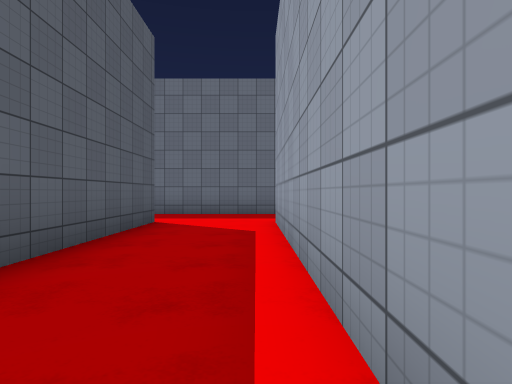
[1] (above)

24 first-person views from a walk through a scene from a Unity 3-D project. The camera is 1.2 m above the floor, looks level and sees 75° across. The floor is counted in squares, 2 m on a side. Each view is taken from the middle of a square. On the plan, view 1 faces up. The plan holds only what a view shows up to about 10 squares ahead; the rest is blank. The place goes on beyond the plan. The player is left out. Surface patterns are stand-ins for the level's own textures.

[2]
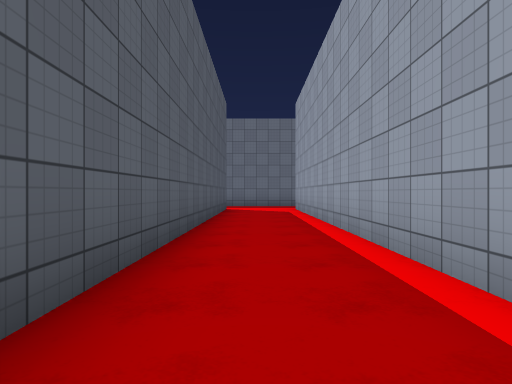

[3]
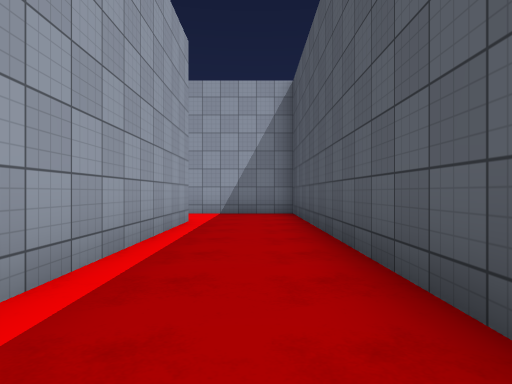

[4]
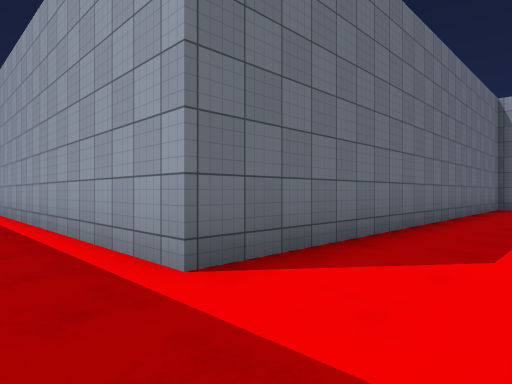

[5]
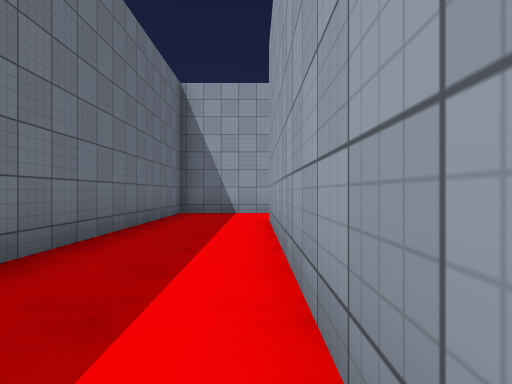

[6]
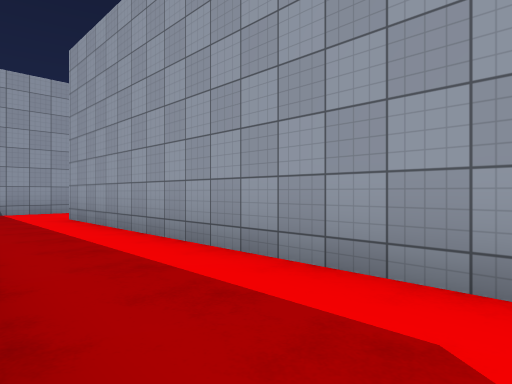

[7]
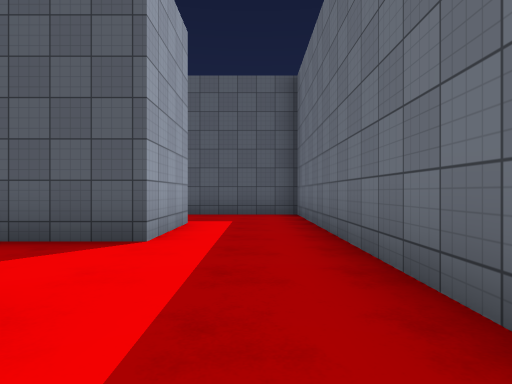

[8]
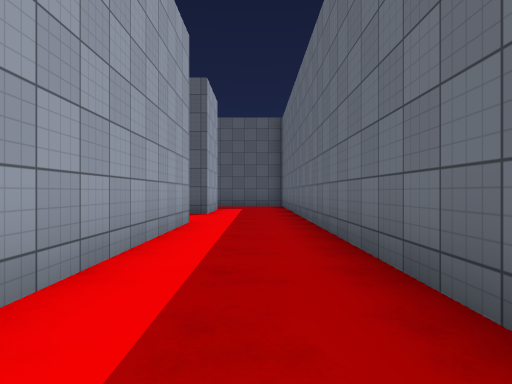

[9]
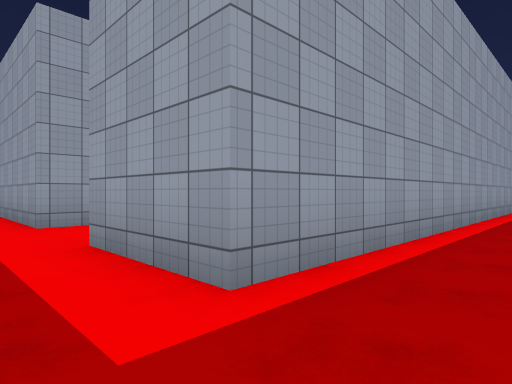

[10]
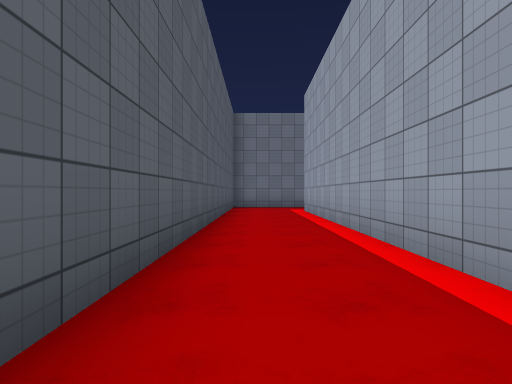

[11]
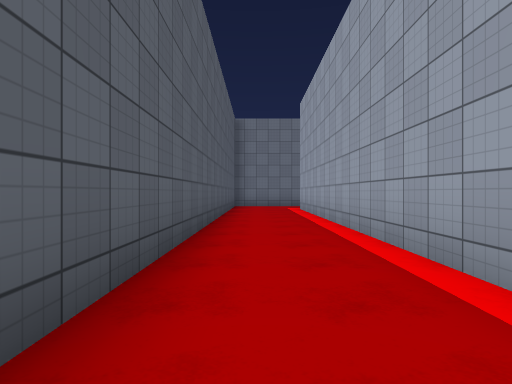

[12]
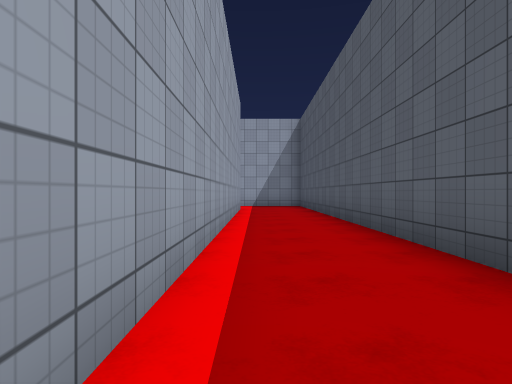

[13]
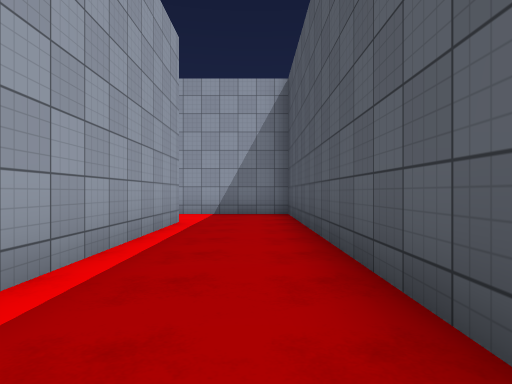

[14]
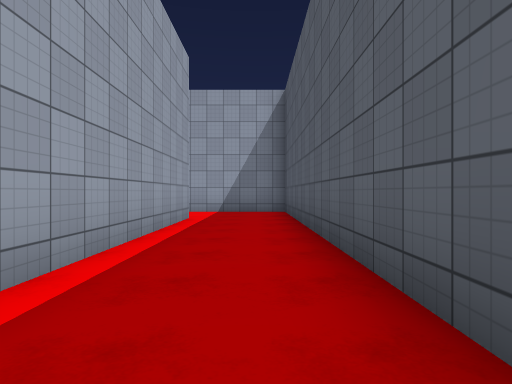

[15]
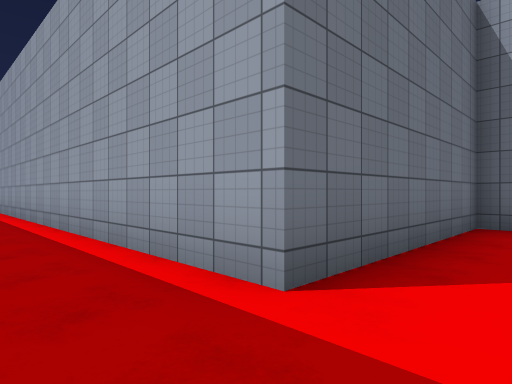

[16]
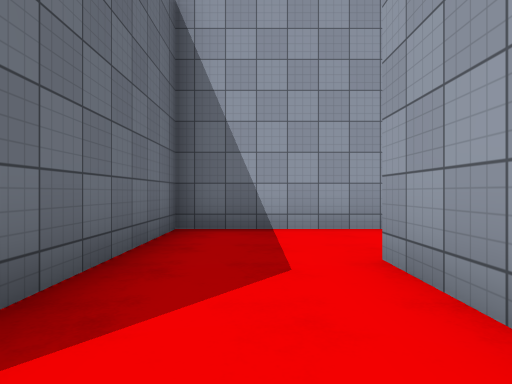

[17]
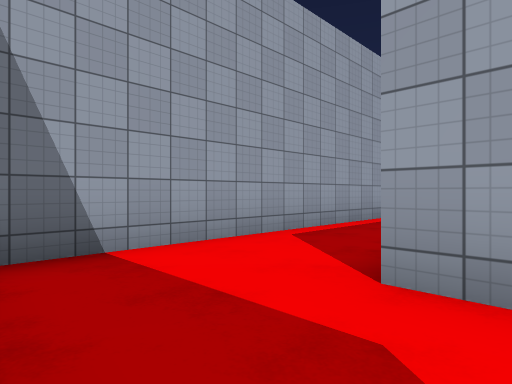

[18]
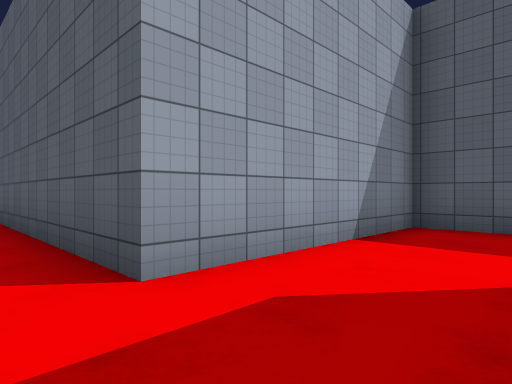

[19]
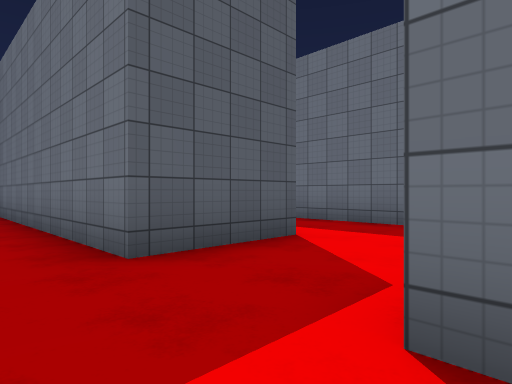

[20]
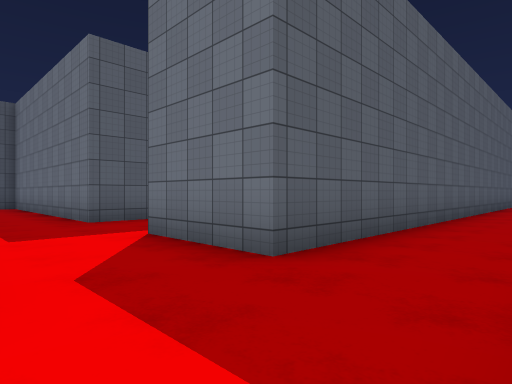

[21]
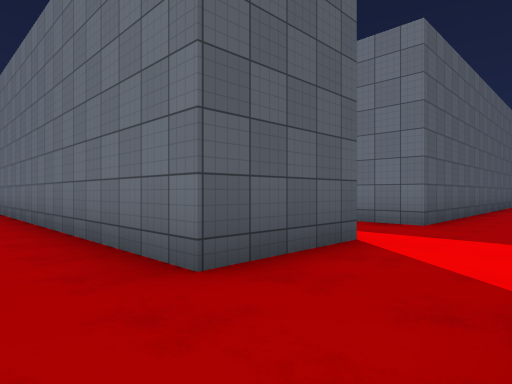

[22]
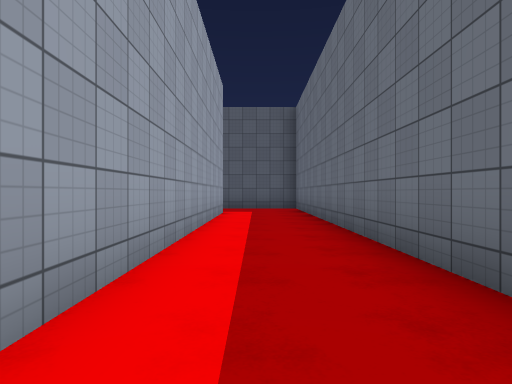

[23]
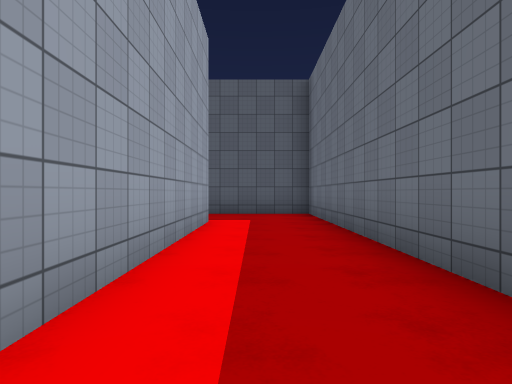

[24]
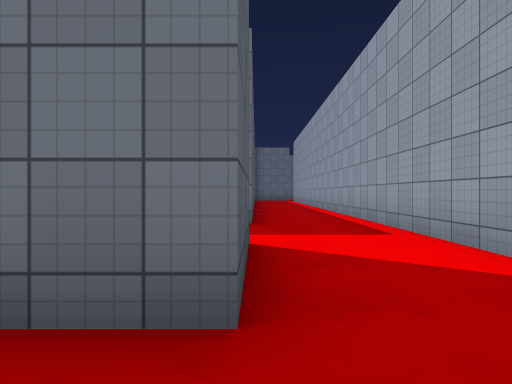

### Floor plan
Points are (right, up) in squares from view 1. A wall is a line through its corners. A room is listed if a view was taken in it or the views show most of it. See-through windows are left out.
Room 1 (views 1, 2, 3, 4, 5, 6, 7, 8, 9, 10, 11, 12, 13, 14, 15, 16, 17, 18)
walls: (5.6, 9.1) (-6.9, 9.1) (-6.9, -15.1) (-2, -15.1) (-2, -20.5); (12.5, -11) (12.5, -7.9) (0.4, -7.9) (0.4, 6.7) (5.4, 6.7); (0.4, -20.5) (0.4, -12.7) (-4.5, -12.7) (-4.5, 6.7) (-2, 6.7) (-2, -10.3) (10.1, -10.3)
ways out: opening at (11.5, -11.5) to room 2
Room 2 (views 19, 20, 21, 22, 23, 24)
walls: (14.9, -2.9) (14.9, -12.7) (12.4, -12.7); (10.1, -10.3) (10.1, -12.7) (3.1, -12.7); (14.9, -15.1) (14.9, -17.5) (2.8, -17.5) (2.8, -20.4); (17.3, -16) (17.3, -9); (5.2, -20) (13.8, -20)
ways out: opening at (11.5, -11.5) to room 1

Positions as (right, up) in squares from view 1, and headings:
1: (0, 0), facing up
2: (-1, -5), facing up
3: (-1, -1), facing down
4: (-1, -10), facing up-right
5: (3, -10), facing right
6: (2, -8), facing down-right
7: (2, 8), facing left
8: (7, 8), facing left
9: (-6, 8), facing down-right
10: (-6, -4), facing up
11: (-6, -5), facing up
12: (-5, -1), facing down
13: (-6, -6), facing down
14: (-6, -5), facing down
15: (-6, -14), facing up-right
16: (-5, -14), facing right
17: (-3, -13), facing down-right
18: (-1, -13), facing down-left
19: (13, -14), facing up-left
20: (17, -15), facing up-left
21: (17, -19), facing up-left
22: (15, -19), facing left
23: (12, -19), facing left
24: (15, -19), facing up
